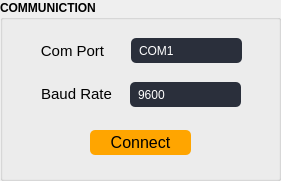
   <widget class="QGroupBox" name="radar_groupbox_12">
    <property name="geometry">
     <rect>
      <x>10</x>
      <y>10</y>
      <width>281</width>
      <height>181</height>
     </rect>
    </property>
    <property name="font">
     <font>
      <bold>true</bold>
     </font>
    </property>
    <property name="styleSheet">
     <string notr="true">QComboBox {
    color: white;
    background-color: #2a2f3b;
    border-radius: 5px;
    padding-left: 8px;
    padding-right: 25px;  /* reserve space for arrow */
    font-size: 12px;
}

/* Drop-down list (popup) */
QComboBox QAbstractItemView {
    background: transparent;             /* remove backside background */
    color: white;
    selection-background-color: #323741;
    selection-color: white;
    border: none;                        /* remove border */
    outline: 0;
    padding-left: 8px;                   /* add space from left */
    padding-right: 5px;
    border-radius: 5px;
    font-size: 15px;
}

/* Hover effect on closed combo box */
QComboBox:hover {
    background-color: #323741;
}

/* Drop-down arrow area (right side) */
QComboBox::drop-down {
    border: none;                        /* no border */
    width: 25px;
    subcontrol-origin: padding;
    subcontrol-position: top right;
    background: transparent;             /* keep transparent */
}

/* Arrow image */
QComboBox::down-arrow {
 
	image: url(:/newPrefix/resources/arrow.png);
    width: 12px;
    height: 12px;
}

/* Button styling */
QPushButton {
    background-color: orange;
    color: black;
    border: none;
    height: 45px;
    border-radius: 5px;
    font-size: 16px;
}

QPushButton:pressed {
    background-color: darkorange;
}

</string>
    </property>
    <property name="title">
     <string>COMMUNICTION</string>
    </property>
    <widget class="QComboBox" name="comPort">
     <property name="geometry">
      <rect>
       <x>131</x>
       <y>38</y>
       <width>111</width>
       <height>25</height>
      </rect>
     </property>
     <property name="currentText">
      <string>COM1</string>
     </property>
     <item>
      <property name="text">
       <string>COM1</string>
      </property>
     </item>
     <item>
      <property name="text">
       <string>COM2</string>
      </property>
     </item>
     <item>
      <property name="text">
       <string>COM3</string>
      </property>
     </item>
    </widget>
    <widget class="QLabel" name="label_64">
     <property name="geometry">
      <rect>
       <x>37</x>
       <y>38</y>
       <width>71</width>
       <height>26</height>
      </rect>
     </property>
     <property name="font">
      <font>
       <pointsize>11</pointsize>
      </font>
     </property>
     <property name="text">
      <string>Com Port</string>
     </property>
     <property name="alignment">
      <set>Qt::AlignmentFlag::AlignCenter</set>
     </property>
    </widget>
    <widget class="QComboBox" name="baudRate">
     <property name="geometry">
      <rect>
       <x>130</x>
       <y>82</y>
       <width>111</width>
       <height>25</height>
      </rect>
     </property>
     <property name="currentText">
      <string>115200</string>
     </property>
     <item>
      <property name="text">
       <string>9600</string>
      </property>
     </item>
     <item>
      <property name="text">
       <string>14400</string>
      </property>
     </item>
     <item>
      <property name="text">
       <string>19200</string>
      </property>
     </item>
     <item>
      <property name="text">
       <string>38400</string>
      </property>
     </item>
     <item>
      <property name="text">
       <string>57600</string>
      </property>
     </item>
     <item>
      <property name="text">
       <string>115200</string>
      </property>
     </item>
    </widget>
    <widget class="QLabel" name="label_70">
     <property name="geometry">
      <rect>
       <x>36</x>
       <y>81</y>
       <width>81</width>
       <height>26</height>
      </rect>
     </property>
     <property name="font">
      <font>
       <pointsize>11</pointsize>
      </font>
     </property>
     <property name="text">
      <string>Baud Rate</string>
     </property>
     <property name="alignment">
      <set>Qt::AlignmentFlag::AlignCenter</set>
     </property>
    </widget>
    <widget class="QPushButton" name="connect">
     <property name="geometry">
      <rect>
       <x>90</x>
       <y>130</y>
       <width>101</width>
       <height>25</height>
      </rect>
     </property>
     <property name="maximumSize">
      <size>
       <width>16777215</width>
       <height>25</height>
      </size>
     </property>
     <property name="text">
      <string>Connect</string>
     </property>
    </widget>
   </widget>
